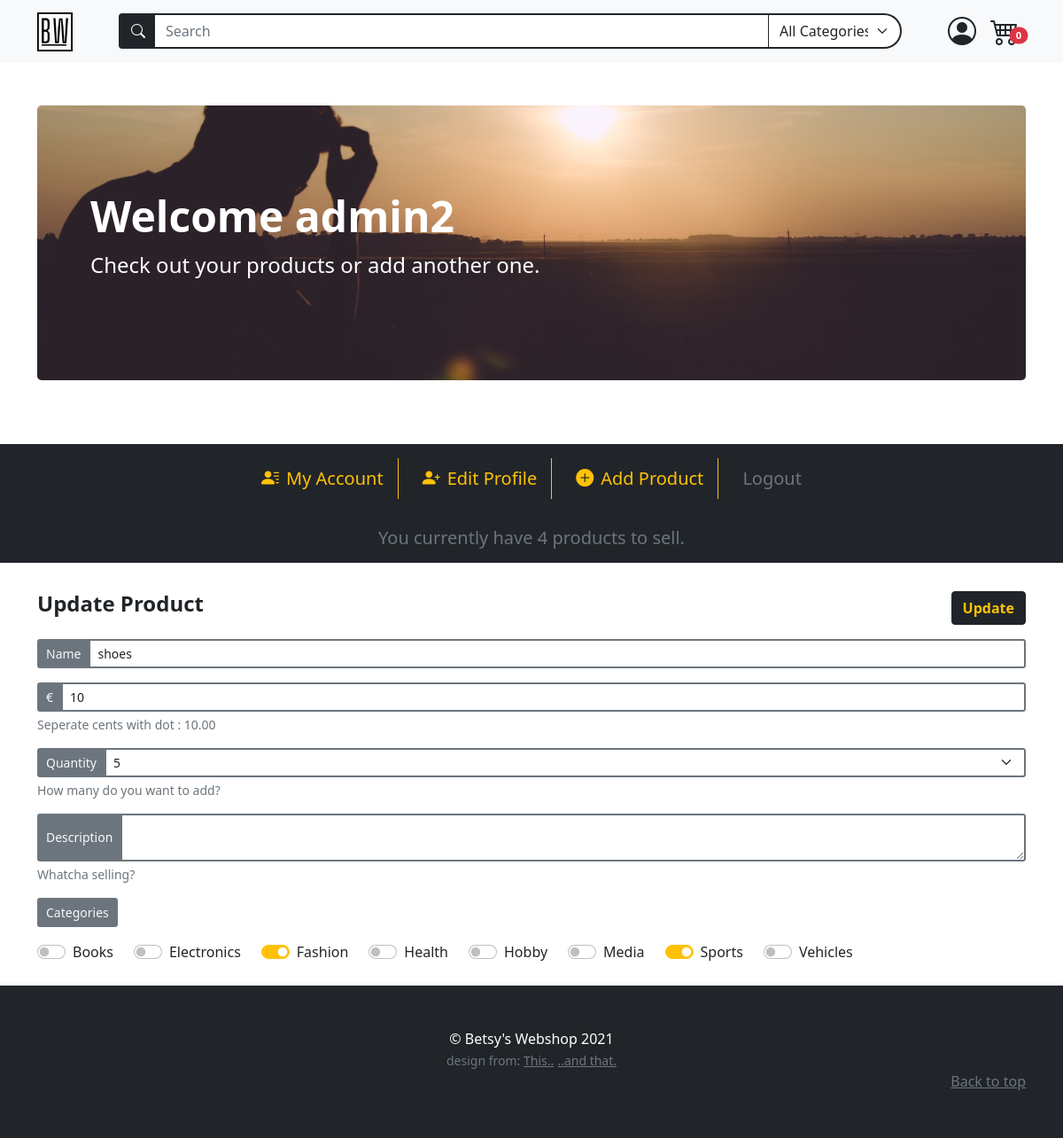
/product/8 (signed in), run on the app's committed database.
### models.py (models this page shows)
class BaseModel(db_wrapper.Model):
    class Meta:
        database = db

class User(BaseModel, UserMixin):
    first_name = CharField(index=True, max_length=30, null=True, default="")
    last_name = CharField(max_length=120, null=True, default="")
    address = CharField(max_length=200, null=True, default="")
    city = CharField(max_length=50, null=True, default="")
    country = CharField(max_length=50, null=True)
    cc_number = IntegerField(null=True, default="")
    username = CharField(index=True, max_length=30, unique=True)
    email = CharField(index=True, max_length=50, unique=True)
    password = CharField(max_length=20)

class Tag(BaseModel):
    name = CharField(unique=True, max_length=30)

### routes.py (the view)
@app.route("/product/<int:product_id>")
@login_required
def update_product_page(product_id):
    products = Product.select().where(Product.id == product_id)
    product = get_object_or_404(products, (Product.id == product_id))
    if current_user.id != Product.get(product_id).owner.id:
        abort(403)
    search_form = SearchForm(prefix="search_form")
    search_form.search_tag.choices = get_alpha_tag_names()
    register_form = RegistrationForm(prefix="register_form")
    login_form = LoginForm(prefix="login_form")
    update_account_form = UpdateAccountForm(
        prefix="update-account", country=current_user.country
    )
    add_product_form = AddProductForm(prefix="add-product")
    checked_tags = check_tags_in_list(get_tagnames(), get_tags_per_product(product_id))
    update_product_form = UpdateProductForm(
        prefix="update-product", description=product.description, stock=product.stock
    )
    return render_template(
        "update_product_page.html",
        title=product.name,
        product=product,
        all_products=Product.select(),
        login_form=login_form,
        register_form=register_form,
        search_form=search_form,
        update_product_form=update_product_form,
        update_account_form=update_account_form,
        add_product_form=add_product_form,
        checked_tags=checked_tags,
        user_products=list_user_products(current_user.id),
    )

### forms.py (shortened to what this page needs)
class SearchForm(FlaskForm):
    search_term = StringField()
    search_tag = SelectField()
    submit = SubmitField("")

class RegistrationForm(FlaskForm):
    username = StringField(
        "Username",
        validators=[InputRequired(), Length(min=2, max=30)],
    )
    email = StringField(
        "Email", validators=[InputRequired(), Length(min=5, max=50), Email()]
    )
    password = PasswordField(
        "Set Password",
        validators=[
            InputRequired(),
            EqualTo(
                "password_confirm", message="Password must be identical in both inputs"
            ),
            Length(min=5, max=20),
        ],
    )
    password_confirm = PasswordField("Confirm Password")
    submit = SubmitField("Sign Up")

### main.py (called while the page is built)
def list_user_products(user_id) -> list[Product]:
    user_products = (
        Product.select()
        .join(User)
        .where(Product.owner == user_id)
        .order_by(Product.id.desc())
    )
    return user_products

def get_tags_per_product(product_id) -> list[Tag.name]:
    tags_per_product = (
        Tag.select().join(ProductTag).join(Product).where(Product.id == product_id)
    )
    return [tag.name for tag in tags_per_product]

def get_tagnames() -> list:
    tags = Tag.select()
    return [tag.name for tag in tags]

def get_alpha_tag_names() -> tuple[Tag]:
    tags = Tag.select().order_by(Tag.name)
    tag_list = [(tag.name, tag.name) for tag in tags]
    tag_list.insert(0, ("All", "All Categories"))
    return tag_list

def check_tags_in_list(tag_list, part_of_tag_list):
    duplicated_items = []
    tag_list = sorted(tag_list)
    part_of_tag_list = sorted(part_of_tag_list)
    for index, tag in enumerate(tag_list):
        if tag in part_of_tag_list:
            duplicated_items.append(f"update-product-tags-{index}")
    return duplicated_items

### routes.py (called while the page is built)
@login_manager.user_loader
def load_user(user_id):
    return User.get_by_id(user_id)

### templates/update_product_page.html (shortened to what this page needs)
{% macro with_errors(field) %} {% if field.errors %} {% set css_class =
'form-control form-control-lg is-invalid ' + kwargs.pop('class', '') %} {{
field(class=css_class, **kwargs) }}
<div class="invalid-feedback">
  {% for error in field.errors %}
  <small>{{ error|e }}</small>
  {% endfor %}
</div>
{% else %} {{ field(**kwargs) }} {% endif %} {% endmacro %}
{% extends "base.html" %} {% block content %} {% include 'account_navbar.html'
%}
<div class="container py-4 mx-auto">
  <form
    action="{{url_for('update_product', product_id=product.id)}}"
    method="POST"
    enctype="multipart/form-data"
    class="row g-3"
  >
    <div class="d-flex justify-content-between">
      <h4 class="mb-2 fw-bolder">Update Product</h4>
      <span class="form-group" role="button">
        {{ update_product_form.update_product(class="btn btn-dark text-warning
        fw-bolder") }}
      </span>
    </div>
    <div class="form-group col-md-12">
      <div class="input-group input-group-sm">
        {{update_product_form.name.label(class="input-group-text bg-secondary
        text-light border border-2 border-secondary ")}}
        {{with_errors(update_product_form.name, class="form-control border
        border-2 border-secondary", value=product.name,maxlength="50")}}
      </div>
    </div>
    <div class="form-group col-md-12">
      <div class="input-group input-group-sm">
        {{update_product_form.price_per_unit.label(class="input-group-text
        bg-secondary text-light border border-2 border-secondary ")}}
        {{with_errors(update_product_form.price_per_unit, class="form-control
        border border-2 border-secondary",
        value=product.price_per_unit,maxlength="8")}}
      </div>
      <div class="form-text">Seperate cents with dot : 10.00</div>
    </div>
    <div class="form-group col-md-12">
      <div class="input-group input-group-sm">
        {{update_product_form.stock.label(class="input-group-text bg-secondary
        text-light border border-2 border-secondary ")}}
        {{with_errors(update_product_form.stock, class="form-control border
        border-2 border-secondary form-select", value=product.stock)}}
      </div>
      <div class="form-text">How many do you want to add?</div>
    </div>
    <div class="form-group col-md-12">
      <div class="input-group input-group-sm">
        {{update_product_form.description.label(class="input-group-text
        bg-secondary text-light border border-2 border-secondary")}}
        {{with_errors(update_product_form.description, class="form-control
        border border-2 border-secondary",
        value=product.description,maxlength="50")}}
      </div>
      <div class="form-text">Whatcha selling?</div>
    </div>
    <div class="input-group input-group-sm">
      {{update_product_form.tags.label(class="input-group-text bg-secondary
      text-light border border-2 border-secondary")}}
    </div>
    <div class="input-group input-group-sm d-flex align-items-center">
      {% for tag in update_product_form.tags %} {% if tag.id in checked_tags %}
      <div class="form-check form-switch me-4">
        {{ tag(class="form-check-input", checked=true)}}
        {{tag.label(class="form-check-label")}}
      </div>
      {% else %}
      <div class="form-check form-switch me-4">
        {{ tag(class="form-check-input", checked=false)}}
        {{tag.label(class="form-check-label")}}
      </div>
      {% endif %} {% endfor %}
    </div>
  </form>
</div>
{% endblock content %}

### templates/account_navbar.html (shortened to what this page needs)
<div class="container py-5">
  <div class="p-5 mb-4 bg-dark rounded-3 account-banner banner">
    <div class="container-fluid py-5">
      <h1 class="display-5 fw-bold text-white">
        Welcome {{ current_user.first_name }}
      </h1>
      <p class="col-md-8 fs-4 text-white">
        Check out your products or add another one.
      </p>
    </div>
  </div>
</div>
<ul class="nav justify-content-center bg-dark py-3 fs-5">
  <li class="nav-item d-flex align-items-center">
    <a
      class="nav-link text-warning"
      href="{{url_for('account')}}"
      role="button"
    >
      <span><i class="bi bi-person-lines-fill pe-2"></i>My Account</span>
    </a>
  </li>
  <div class="border-start border-warning">|</div>
  <li class="nav-item d-flex align-items-center">
    <a
      id="collapseAccountBtn"
      class="nav-link text-warning"
      data-bs-toggle="collapse"
      href="#collapseAccountForm"
      role="button"
      aria-expanded="false"
      aria-controls="collapseAccountForm"
    >
      <span
        ><i class="bi bi-person-plus-fill text-warning pe-2"></i>Edit
        Profile</span
      >
    </a>
  </li>
  <div class="border-start border-warning">|</div>
  <li class="nav-item">
    <a
      id="collapseProductFormBtn"
      class="nav-link text-warning"
      data-bs-toggle="collapse"
      href="#collapseProductForm"
      role="button"
      aria-expanded="false"
      aria-controls="collapseProductForm"
      ><span><i class="bi bi-plus-circle-fill pe-2"></i>Add Product</span></a
    >
  </li>
  <div class="border-start border-warning">|</div>
  <li class="nav-item">
    <a class="nav-link text-muted" href="#" tabindex="-1" aria-disabled="true"
      >Logout</a
    >
  </li>
</ul>
<h1 class="text-center fs-5 bg-dark text-secondary py-3">
  {% if user_products|length == 1 %} You currently have {{ user_products|length
  }} product to sell. {% else %} You currently have {{ user_products|length }}
  products to sell. {% endif %}
</h1>

### static/styles.css (style rules this page uses)
#categorySelect { border-top-right-radius: 25px !important ; border-bottom-right-radius: 25px !important ; }
.banner { background-repeat: no-repeat; background-size: cover; }
.account-banner { background-image: url("../static/assets/account.jpg"); background-position: center center; }
.form-check-input:checked { background-color: #ffc107 !important; border-color: #ffc107 !important; }

### data on the page
User: first_name "admin2"
Tag: label "Books"
Tag: label "Electronics"
Tag: label "Fashion"
Tag: label "Health"
Tag: label "Hobby"
Tag: label "Media"
Tag: label "Sports"
Tag: label "Vehicles"

### other printed values
{{ session['cart'] | length }} "0"
{{ user_products|length }} "4"
